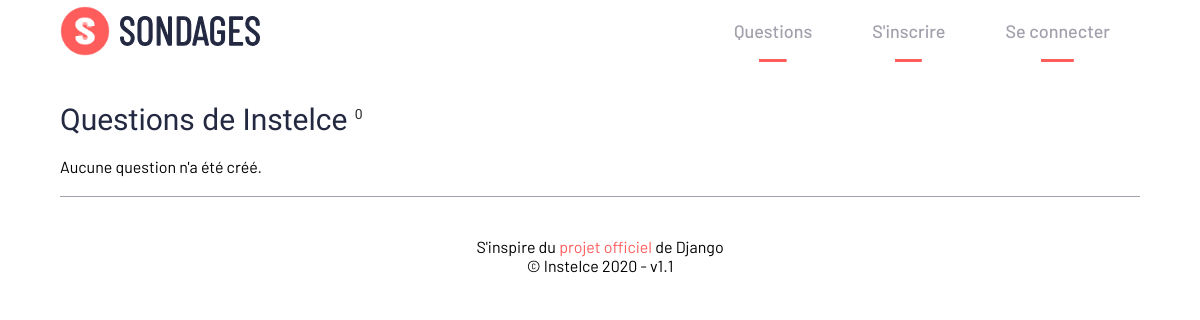
Page /user/Instelce on the earlier database version.
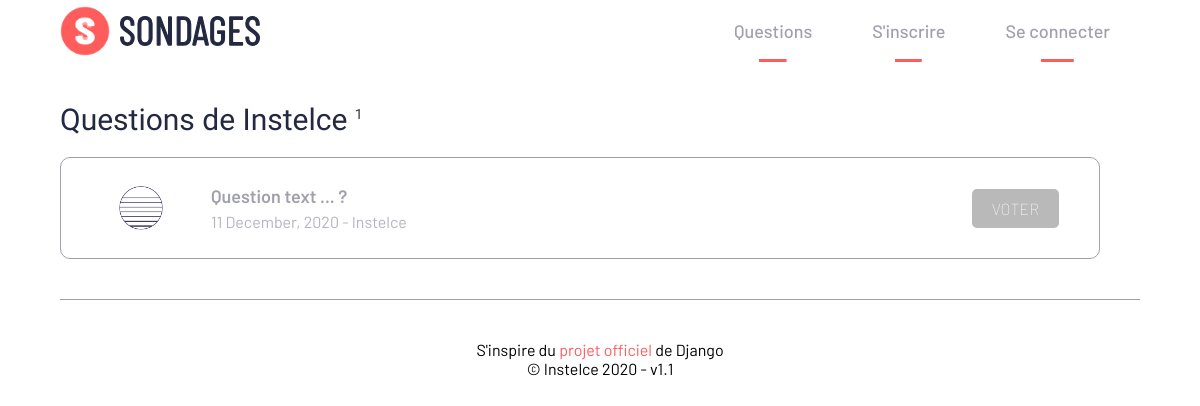
Same page on the later database version.
### polls/models.py (models this page shows, shortened)
class Question(models.Model):
    question_text = models.CharField(max_length=200)
    pub_date = models.DateTimeField('date published')
    author = models.ForeignKey(User, on_delete=models.CASCADE)
    def was_published_recently(self):
        now = timezone.now()
        return now - datetime.timedelta(days=1) <= self.pub_date <= now
    was_published_recently.admin_order_field = 'pub_date'
    was_published_recently.boolean = True
    was_published_recently.short_description = 'Published recently ?'

### users/models.py (models this page shows, shortened)
class Profile(models.Model):
    user = models.OneToOneField(User, on_delete=models.CASCADE)
    image = models.ImageField(default='default.jpg', upload_to='profile_pics')

### polls/views.py (the view)
# urls.py: path('user/<str:username>', views.UserIndexView.as_view(), name='user'),
class UserIndexView(generic.ListView):
    model = Question
    template_name = 'polls/user_questions.html'
    context_object_name = 'latest_question_list'
    paginate_by = 10
    def get_queryset(self):
        user = get_object_or_404(User, username=self.kwargs.get('username'))
        return Question.objects.filter(author=user).order_by('-pub_date')

### polls/templates/polls/user_questions.html
{% extends "polls/base.html" %}
{% load static %}
{% block content %}
    <div class="sondage__container">
        <h3 class="main__title">Questions de {{ view.kwargs.username }} <sup class="text__gray">{{ page_obj.paginator.count }}</sup></h3>
        {% if latest_question_list %}
            {% for question in latest_question_list %}
                <div href="#" class="sondage__link">
                    <div class="sondage__left">
                        <img class="sondage__user" src="{{ question.author.profile.image.url }}">
                        <div>
                            <h3 class="sondage__title"><a href="{% url 'polls:results' question.id %}">{{ question.question_text }}</a></h3>
                            <p class="sondage__date">{{ question.pub_date|date:"d F, Y" }} - <a href="{% url 'polls:user' question.author.username %}">{{ question.author }}</a></p>
                        </div>
                    </div>
                    <div class="sondage__button-container">
                        {% if user.is_authenticated %}
                            {% if question.author == user %}
                                <a href="{% url 'polls:delete' question.id %}" class="btn button__red">Supprimer</a>
                                <a href="{% url 'polls:update' question.id %}" class="btn button__blue">Mettre à jour</a>
                            {% endif %}
                            <a href="{% url 'polls:detail' question.id %}" class="btn button__gray">Voter</a>
                        {% else %}
                            <a href="{% url 'polls:detail' question.id %}" class="btn button__gray">Voter</a>
                        {% endif %}
                    </div>
                </div>
            {% endfor %}
        {% else %}
            <p>Aucune question n'a été créé.</p>
        {% endif %}
    </div>
{% endblock content %}

Differences in the rows shown:
added Question: author.profile.image (picture), question_text "Question text ... ?", pub_date "11 December, 2020", author "Instelce"
Other differences:
{{ page_obj.paginator.count }}: "0" → "1"
text no longer shown: "Aucune question n'a été créé."
